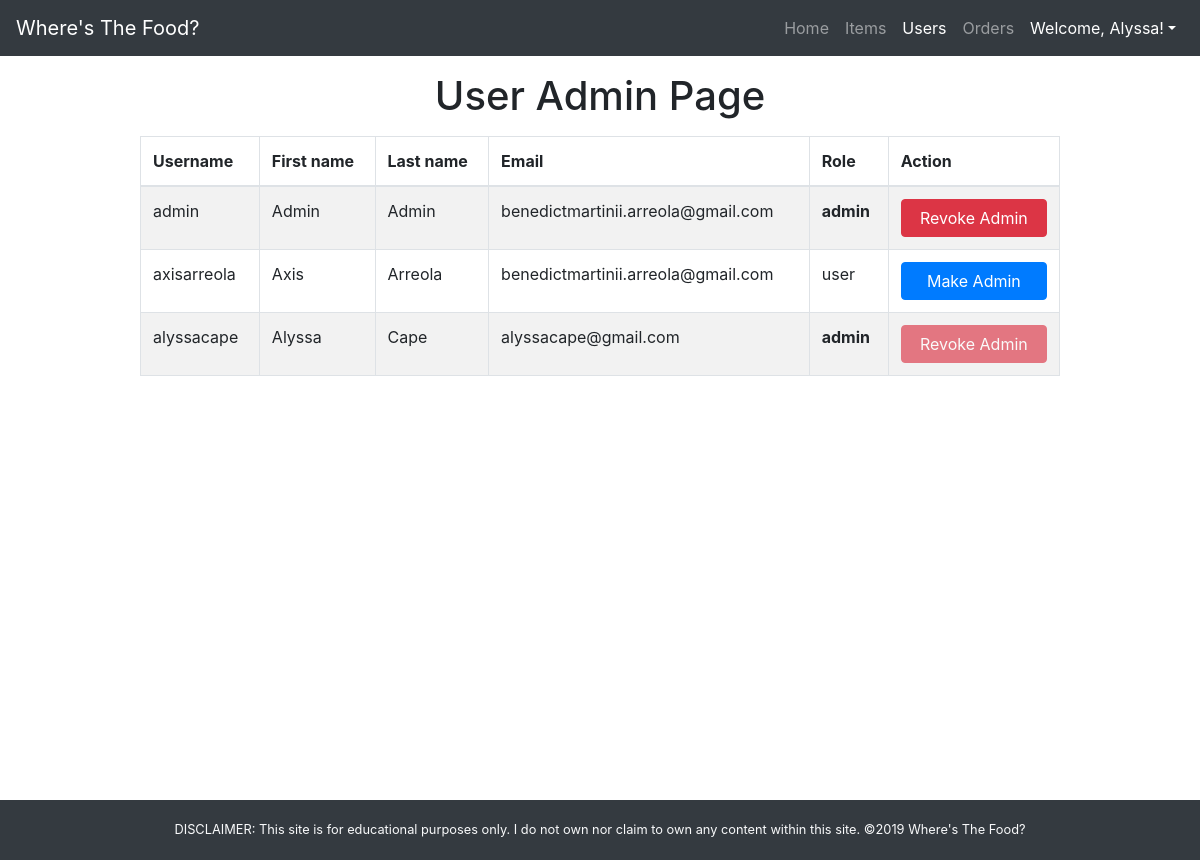
Screenshot of /app/views/users.php (signed in) with the database file from the repository.
### tables this page shows
CREATE TABLE `users` (
  `id` int(11) NOT NULL,
  `firstname` varchar(255) NOT NULL,
  `lastname` varchar(255) NOT NULL,
  `username` varchar(255) NOT NULL,
  `password` varchar(255) NOT NULL,
  `email` varchar(255) NOT NULL,
  `address` varchar(255) NOT NULL,
  `role_id` int(11) NOT NULL
);

CREATE TABLE `roles` (
  `id` int(11) NOT NULL,
  `name` varchar(255) NOT NULL
);

### app/views/users.php (the view, shortened to what this page needs)
<?php
	require_once("../partials/template.php");
?>
<?php function get_page_content() { ?>
<?php global $conn ?>
	<?php if(isset($_SESSION["user"]) && $_SESSION["user"]["role_id"] == 1): ?>
	<div class="container">
		<div class="row">
			<div class="col-12">
				<h1 class="text-center my-3">User Admin Page</h1>
			</div>
			<div class="col-12 offset-0 col-md-10 offset-md-1">
				<div class="table-responsive">
					<table class="table table-striped table-bordered">
						<thead>
							<tr>
								<th colspan="2">Username</th>
								<th>First name</th>
								<th>Last name</th>
								<th colspan="3">Email</th>
								<th>Role</th>
								<th colspan="2">Action</th>
							</tr>
						</thead>
						<tbody>
							<?php
								$sql = "SELECT u.id AS id, u.username AS 'username', u.firstname AS 'firstname', u.lastname AS 'lastname', u.email AS 'email', r.name AS role FROM users u JOIN roles r ON u.role_id = r.id ORDER BY lastname";
								$user_details = mysqli_query($conn, $sql);
								foreach ($user_details as $user) {
									extract($user);
							?>
							<tr>
								<td colspan="2"><?php echo $username ?></td>
								<td><?php echo $firstname ?></td>
								<td><?php echo $lastname ?></td>
								<td colspan="3"><?php echo $email ?></td>
								<?php $bold = $role == "admin" ? "font-weight-bold" : ""; ?>
								<td class="<?php echo $bold ?>"><?php echo $role ?></td>
								<td colspan="2">
									<?php if($role == "admin"){ ?>
										<?php $disabled = $_SESSION["user"]["id"] == $id ? "disabled" : ""; ?>
										<button type="button" data-id="<?php echo $id ?>" class="btn btn-danger btn-block grant_admin_btn" <?php echo $disabled ?>>Revoke Admin</button>
									<?php } else { ?>
										<button type="button" data-id="<?php echo $id ?>" class="btn btn-primary btn-block grant_admin_btn">Make Admin</button>
									<?php } ?>
								</td>
							</tr>
							<?php } ?>
						</tbody>
					</table>
				</div>
			</div>
		</div>
	</div>
	<?php else:
		header("Location: ./error.php");
	endif;?>
<?php } ?>

### app/assets/css/style.css (style rules this page uses)
body { min-height: 100vh; position: relative; }

### rows the page displays
users: username "admin", firstname "Admin", lastname "Admin", email "benedictmartinii.arreola@gmail.com", role.name "admin"
users: username "axisarreola", firstname "Axis", lastname "Arreola", email "benedictmartinii.arreola@gmail.com", role.name "user"
users: username "alyssacape", firstname "Alyssa", lastname "Cape", email "alyssacape@gmail.com", role.name "admin"

### other values shown
$_SESSION["user"]["firstname"] "Alyssa"
